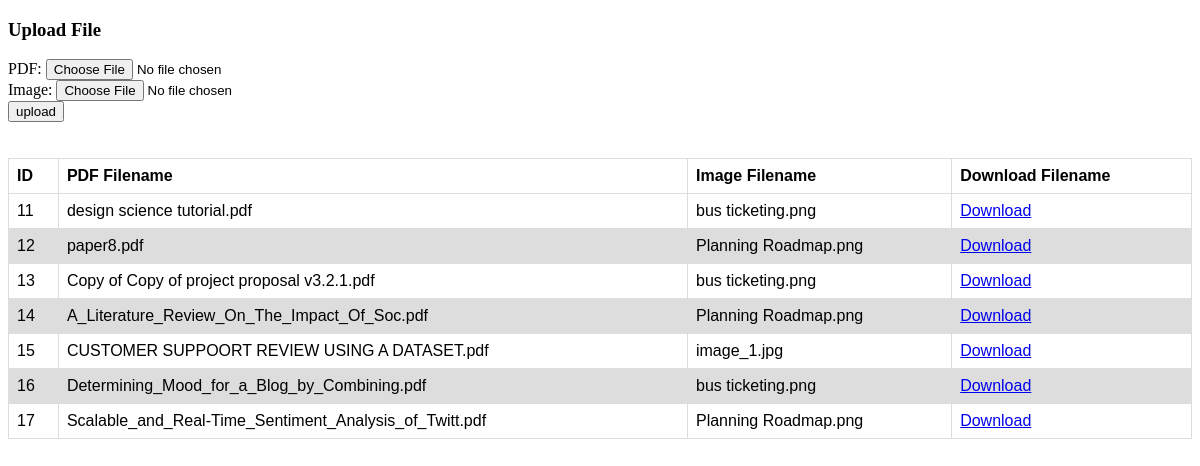
The page /file-ooo/index.php on the database its author committed.
### tables this page shows
CREATE TABLE `users1` (
  `file_id` int(11) NOT NULL,
  `pdf` text NOT NULL,
  `main_image` varchar(1000) NOT NULL
);

### file-ooo/index.php (the view, shortened to what this page needs)
<?php include 'upload.php';
$sql = "SELECT * FROM users1";
$result = mysqli_query($conn, $sql);
$files = mysqli_fetch_all($result, MYSQLI_ASSOC);
?>
<!DOCTYPE html>
<html lang="en">
  <head>
    <link rel="stylesheet" href="style.css">
  </head>
  <body>
    <div class="container">
      <div class="row">
        <form action="index.php" method="post" enctype="multipart/form-data" >
          <h3>Upload File </h3>
        PDF:   <input type="file" name="mypdffile"> <br>
        Image:  <input type="file" name="myfile"> <br>
          <button type="submit" name="save">upload</button>
        </form>
      </div>
      <br/>
      <br/>
      <div class="row">
      <table>
        <thead>
            <th>ID</th>
            <th>PDF Filename</th>
            <th>Image Filename</th>
            <th>Download Filename</th>
        </thead>
        <tbody>
        <?php foreach ($files as $file): ?>
            <tr>
            <td><?php echo $file['file_id']; ?></td>
            <td><?php echo $file['pdf']; ?></td>
            <td><?php echo $file['main_image']; ?></td>
            <td><a href="index.php?id=<?php echo $file['file_id'] ?>">Download</a></td>
            </tr>
        <?php endforeach;?>
        </tbody>
        </table>
      </div>
    </div>
  </body>
</html>

### file-ooo/style.css (style rules this page uses)
table { font-family: arial, sans-serif; border-collapse: collapse; width: 100%; }
td, th { border: 1px solid #dddddd; text-align: left; padding: 8px; }
tr:nth-child(even) { background-color: #dddddd; }

### rows shown on the page
users1: file_id "11", pdf "design science tutorial.pdf", main_image "bus ticketing.png"
users1: file_id "12", pdf "paper8.pdf", main_image "Planning Roadmap.png"
users1: file_id "13", pdf "Copy of Copy of project proposal v3.2.1.pdf", main_image "bus ticketing.png"
users1: file_id "14", pdf "A_Literature_Review_On_The_Impact_Of_Soc.pdf", main_image "Planning Roadmap.png"
users1: file_id "15", pdf "CUSTOMER SUPPOORT REVIEW USING A DATASET.pdf", main_image "image_1.jpg"
users1: file_id "16", pdf "Determining_Mood_for_a_Blog_by_Combining.pdf", main_image "bus ticketing.png"
users1: file_id "17", pdf "Scalable_and_Real-Time_Sentiment_Analysis_of_Twitt.pdf", main_image "Planning Roadmap.png"
